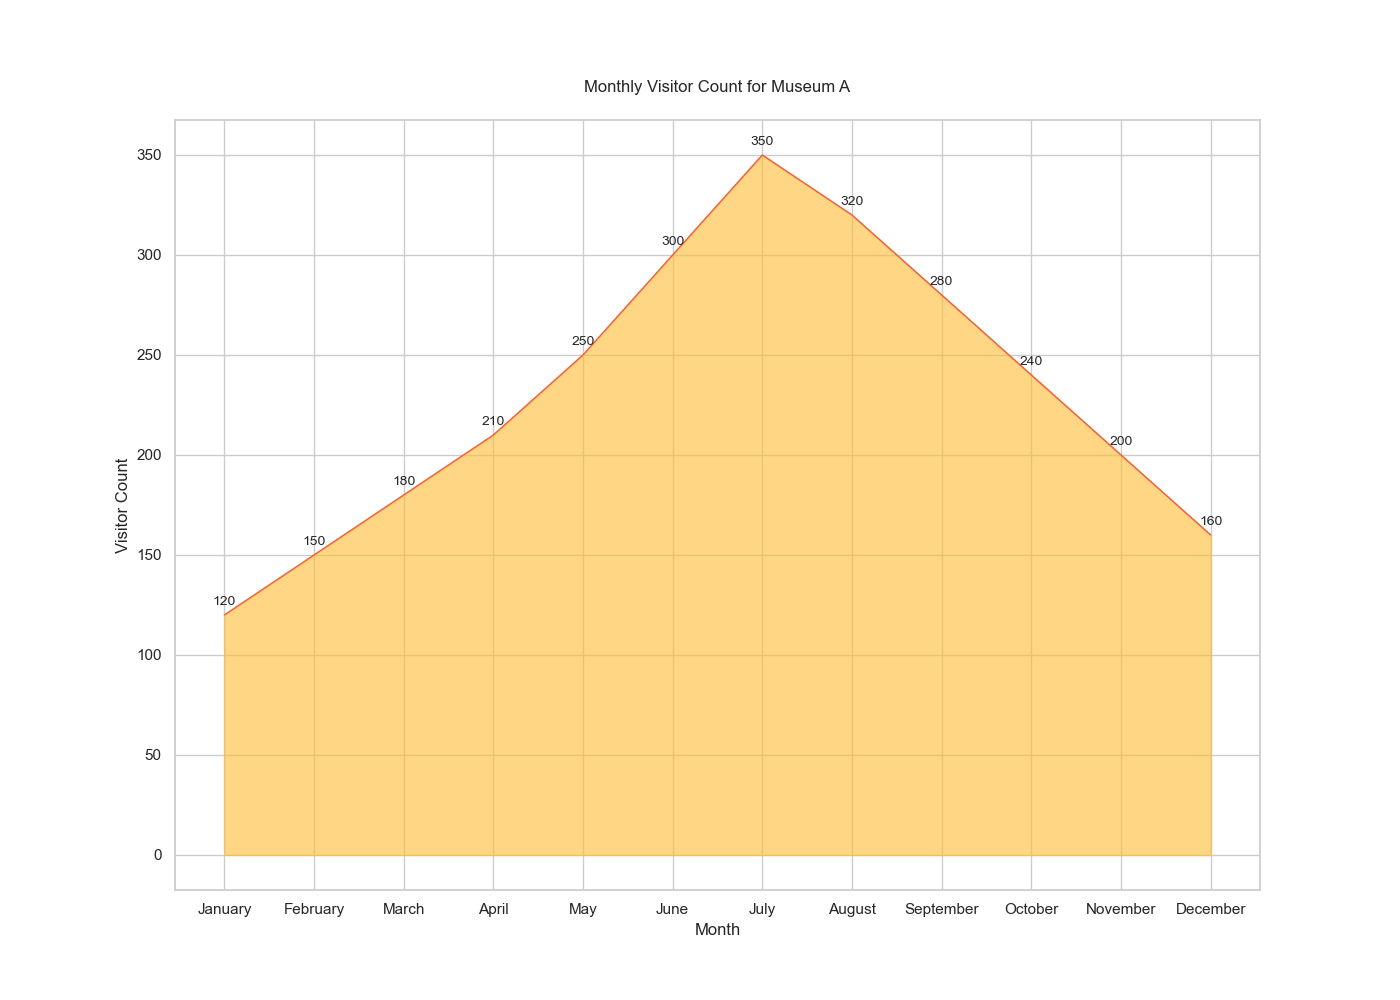

Reproduce this figure in Python.
import seaborn as sns
import pandas as pd
import matplotlib.pyplot as plt

data = {
    'Month': ['January', 'February', 'March', 'April', 'May', 'June', 'July', 'August', 'September', 'October', 'November', 'December'],
    'Count': [120, 150, 180, 210, 250, 300, 350, 320, 280, 240, 200, 160]
}
df = pd.DataFrame(data)
df['Month'] = pd.Categorical(df['Month'], categories=data['Month'], ordered=True)

plt.figure(figsize=(14, 10))
sns.set_theme(style="whitegrid")
area_chart = sns.lineplot(data=df, x='Month', y='Count', sort=False, lw=1, color='#FF5733')

plt.fill_between(x=df['Month'], y1=df['Count'], color='#FFBD33', alpha=0.6)

for i in range(df.shape[0]):
    plt.text(df['Month'][i], df['Count'][i]+5, str(df['Count'][i]), horizontalalignment='center', fontsize=10)

area_chart.set_xlabel('Month')
area_chart.set_ylabel('Visitor Count')
area_chart.set_title('Monthly Visitor Count for Museum A', pad=20)

plt.show()
